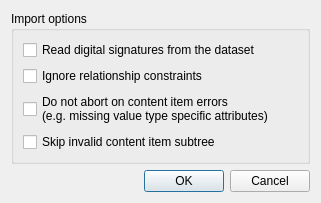
<?xml version="1.0" encoding="UTF-8"?>
<ui version="4.0">
 <class>DCMImportDialog</class>
 <widget class="QDialog" name="DCMImportDialog">
  <property name="geometry">
   <rect>
    <x>0</x>
    <y>0</y>
    <width>321</width>
    <height>172</height>
   </rect>
  </property>
  <property name="windowTitle">
   <string>DCM Import</string>
  </property>
  <layout class="QVBoxLayout" name="verticalLayout_2">
   <item>
    <widget class="QGroupBox" name="readOpts">
     <property name="title">
      <string>Import options</string>
     </property>
     <layout class="QVBoxLayout" name="verticalLayout">
      <item>
       <widget class="QCheckBox" name="readDS">
        <property name="text">
         <string>Read digital signatures from the dataset</string>
        </property>
       </widget>
      </item>
      <item>
       <widget class="QCheckBox" name="readIRC">
        <property name="text">
         <string>Ignore relationship constraints</string>
        </property>
       </widget>
      </item>
      <item>
       <widget class="QCheckBox" name="readICIE">
        <property name="text">
         <string>Do not abort on content item errors
(e.g. missing value type specific attributes)</string>
        </property>
       </widget>
      </item>
      <item>
       <widget class="QCheckBox" name="readSICI">
        <property name="text">
         <string>Skip invalid content item subtree</string>
        </property>
       </widget>
      </item>
     </layout>
    </widget>
   </item>
   <item>
    <widget class="QDialogButtonBox" name="buttonBox">
     <property name="orientation">
      <enum>Qt::Horizontal</enum>
     </property>
     <property name="standardButtons">
      <set>QDialogButtonBox::Cancel|QDialogButtonBox::Ok</set>
     </property>
    </widget>
   </item>
  </layout>
 </widget>
 <resources/>
 <connections>
  <connection>
   <sender>buttonBox</sender>
   <signal>accepted()</signal>
   <receiver>DCMImportDialog</receiver>
   <slot>accept()</slot>
   <hints>
    <hint type="sourcelabel">
     <x>248</x>
     <y>254</y>
    </hint>
    <hint type="destinationlabel">
     <x>157</x>
     <y>274</y>
    </hint>
   </hints>
  </connection>
  <connection>
   <sender>buttonBox</sender>
   <signal>rejected()</signal>
   <receiver>DCMImportDialog</receiver>
   <slot>reject()</slot>
   <hints>
    <hint type="sourcelabel">
     <x>316</x>
     <y>260</y>
    </hint>
    <hint type="destinationlabel">
     <x>286</x>
     <y>274</y>
    </hint>
   </hints>
  </connection>
 </connections>
</ui>
